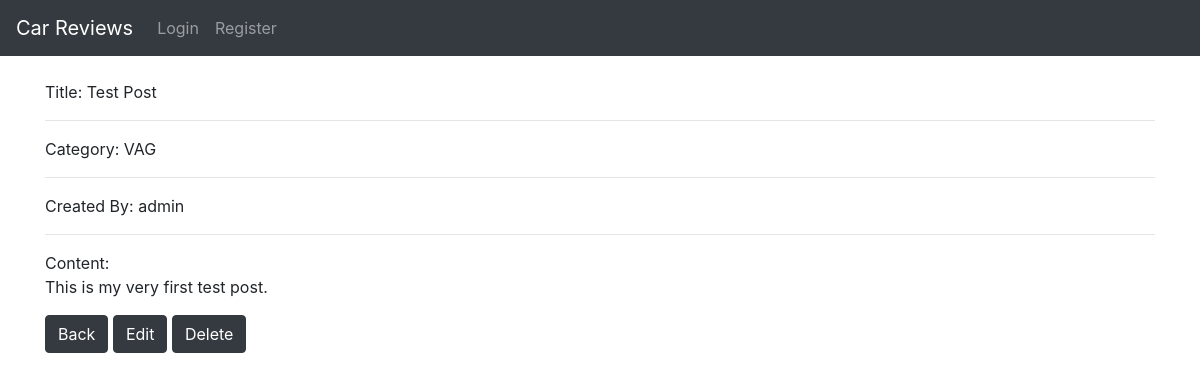
The page /car/1 on the database as committed earlier.
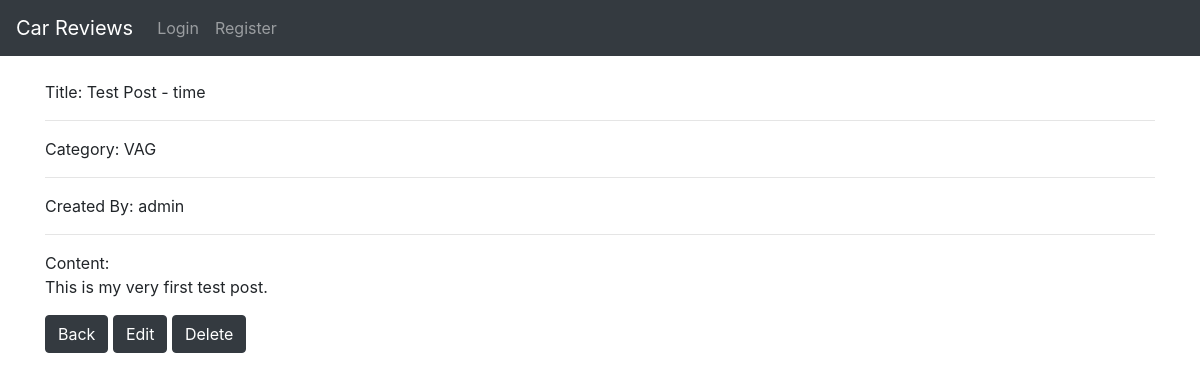
The same page on the database as committed later.
### blog/models.py (models this page shows, shortened)
class Post(models.Model):
    title = models.CharField(max_length=200, unique=True)
    title_tag = models.CharField(max_length=200)
    author = models.ForeignKey(User, on_delete=models.CASCADE, related_name='blog_posts')
    created_on = models.DateTimeField(auto_now_add=True)
    updated_on = models.DateTimeField(auto_now_add=True)
    content = models.TextField()
    category = models.CharField(max_length=200, default='VAG')

### blog/views.py (the view)
# urls.py: path('car/<int:pk>', PostDetail.as_view(), name='post-details'),
class PostDetail(DetailView):
    model = Post
    template_name = 'post_details.html'

### templates/post_details.html (shortened to what this page needs)
{% extends 'base.html' %}
{% block content %}
<div>
    <p> Title: {{ post.title}} <hr> Category: {{ post.category }} <hr> Created By: {{ post.author }} <hr> Content: <br> {{ post.content }}
</p>
</div>
<a href="{% url 'home' %}" class="btn btn-dark">Back</a>
<a href="{% url 'edit_post' post.pk %}" class="btn btn-dark">Edit</a>
<a href="{% url 'delete_post' post.pk %}" class="btn btn-dark">Delete</a>
{% endblock %}

### templates/base.html (shortened to what this page needs)
<!doctype html>
<html lang="en">
<head>
    <link rel="stylesheet" href="https://cdn.jsdelivr.net/npm/bootstrap@4.6.2/dist/css/bootstrap.min.css"
>
</head>
<body>
    <nav class="navbar navbar-expand-lg navbar-dark bg-dark">
        <a class="navbar-brand" href="{% url 'home' %}">Car Reviews</a>
        <div class="collapse navbar-collapse" id="navbarNav">
            <ul class="navbar-nav">
                {% if user.is_authenticated %}
                <li class="nav-item">
                    <a class="nav-link" href="{% url 'create_post' %}">Create Post</a>
                </li>
                <li class="nav-item">
                    <a class="nav-link" href="{% url 'logout' %}">Logout</a>
                </li>
                {% else %}
                <li class="nav-item">
                    <a class="nav-link" href="{% url 'login' %}">Login</a>
                </li>
                <li class="nav-item">
                    <a class="nav-link" href="{% url 'register' %}">Register</a>
                </li>
                {% endif %}
            </ul>
        </div>
    </nav>
    <br />
    <div class="container">
        {% block content %}
        {% endblock %}
    </div>
</body>
</html>

Rows that differ between the two databases and show on the page:
changed Post "VAG": title "Test Post" → "Test Post - time"
